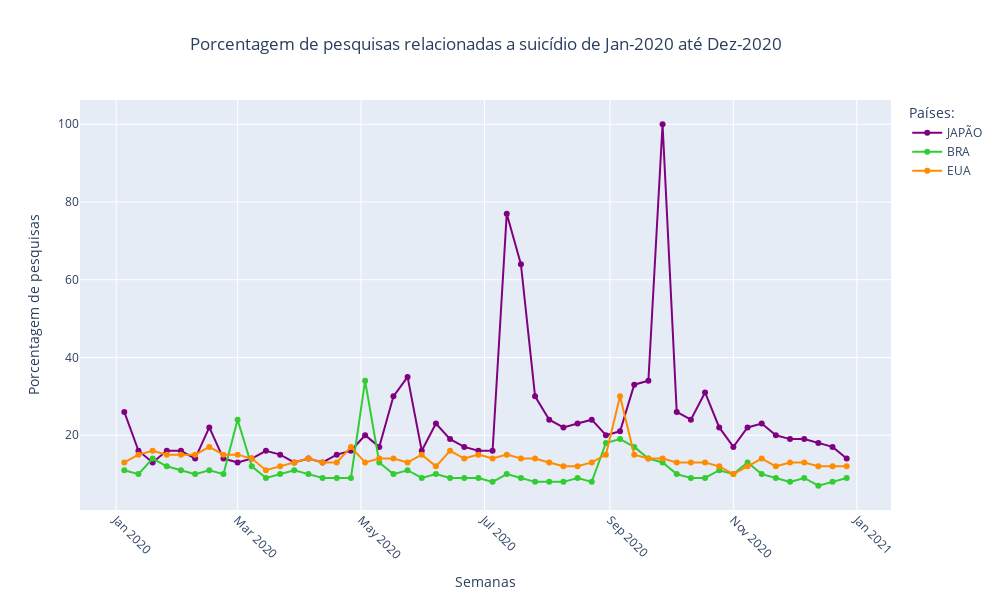

Notebook code cell kept with this figure:
### Code cell
# Gráfico 2

J= go.Scatter(x=bra_eua_jap_searches['Semana'], y=bra_eua_jap_searches['Japão'],
                    mode='lines+markers',
                    name='JAPÃO', line = dict(color='purple', width=2))
B= go.Scatter(x=bra_eua_jap_searches['Semana'], y=bra_eua_jap_searches['Brasil'],
                    mode='lines+markers',
                    name='BRA', line = dict(color='limegreen', width=2))
E= go.Scatter(x=bra_eua_jap_searches['Semana'], y=bra_eua_jap_searches['Estados Unidos'],
                    mode='lines+markers',
                    name='EUA', line = dict(color='darkorange', width=2))
data= [J, B, E]
layout= go.Layout(title={
                    'text' : 'Porcentagem de pesquisas relacionadas a suicídio de Jan-2020 até Dez-2020',
                    'x' : 0.5,
                    'xref' : 'paper',
                    'xanchor' : 'center'},
                   yaxis={'title':'Porcentagem de pesquisas'},
                   xaxis={'title': 'Semanas', 'tickangle' : 45},
                   legend_title="Países:",
                    height=600, width=1000)
fig = go.Figure(data= data, layout=layout)
fig.show()

### Figure 1 — Plotly figure (JSON) as saved in the notebook; plotly's stock layout.template omitted (floating-point values rounded to 4 significant figures)
{"data": [{"line": {"color": "purple", "width": 2}, "mode": "lines+markers", "name": "JAPÃO", "type": "scatter", "x": ["2020-01-05", "2020-01-12", "2020-01-19", "2020-01-26", "2020-02-02", "2020-02-09", "2020-02-16", "2020-02-23", "2020-03-01", "2020-03-08", "2020-03-15", "2020-03-22", "2020-03-29", "2020-04-05", "2020-04-12", "2020-04-19", "2020-04-26", "2020-05-03", "2020-05-10", "2020-05-17", "2020-05-24", "2020-05-31", "2020-06-07", "2020-06-14", "2020-06-21", "2020-06-28", "2020-07-05", "2020-07-12", "2020-07-19", "2020-07-26", "2020-08-02", "2020-08-09", "2020-08-16", "2020-08-23", "2020-08-30", "2020-09-06", "2020-09-13", "2020-09-20", "2020-09-27", "2020-10-04", "2020-10-11", "2020-10-18", "2020-10-25", "2020-11-01", "2020-11-08", "2020-11-15", "2020-11-22", "2020-11-29", "2020-12-06", "2020-12-13", "2020-12-20", "2020-12-27"], "y": [26, 16, 13, 16, 16, 14, 22, 14, 13, 14, 16, 15, 13, 14, 13, 15, 16, 20, 17, 30, 35, 16, 23, 19, 17, 16, 16, 77, 64, 30, 24, 22, 23, 24, 20, 21, 33, 34, 100, 26, 24, 31, 22, 17, 22, 23, 20, 19, 19, 18, 17, 14]}, {"line": {"color": "limegreen", "width": 2}, "mode": "lines+markers", "name": "BRA", "type": "scatter", "x": ["2020-01-05", "2020-01-12", "2020-01-19", "2020-01-26", "2020-02-02", "2020-02-09", "2020-02-16", "2020-02-23", "2020-03-01", "2020-03-08", "2020-03-15", "2020-03-22", "2020-03-29", "2020-04-05", "2020-04-12", "2020-04-19", "2020-04-26", "2020-05-03", "2020-05-10", "2020-05-17", "2020-05-24", "2020-05-31", "2020-06-07", "2020-06-14", "2020-06-21", "2020-06-28", "2020-07-05", "2020-07-12", "2020-07-19", "2020-07-26", "2020-08-02", "2020-08-09", "2020-08-16", "2020-08-23", "2020-08-30", "2020-09-06", "2020-09-13", "2020-09-20", "2020-09-27", "2020-10-04", "2020-10-11", "2020-10-18", "2020-10-25", "2020-11-01", "2020-11-08", "2020-11-15", "2020-11-22", "2020-11-29", "2020-12-06", "2020-12-13", "2020-12-20", "2020-12-27"], "y": [11, 10, 14, 12, 11, 10, 11, 10, 24, 12, 9, 10, 11, 10, 9, 9, 9, 34, 13, 10, 11, 9, 10, 9, 9, 9, 8, 10, 9, 8, 8, 8, 9, 8, 18, 19, 17, 14, 13, 10, 9, 9, 11, 10, 13, 10, 9, 8, 9, 7, 8, 9]}, {"line": {"color": "darkorange", "width": 2}, "mode": "lines+markers", "name": "EUA", "type": "scatter", "x": ["2020-01-05", "2020-01-12", "2020-01-19", "2020-01-26", "2020-02-02", "2020-02-09", "2020-02-16", "2020-02-23", "2020-03-01", "2020-03-08", "2020-03-15", "2020-03-22", "2020-03-29", "2020-04-05", "2020-04-12", "2020-04-19", "2020-04-26", "2020-05-03", "2020-05-10", "2020-05-17", "2020-05-24", "2020-05-31", "2020-06-07", "2020-06-14", "2020-06-21", "2020-06-28", "2020-07-05", "2020-07-12", "2020-07-19", "2020-07-26", "2020-08-02", "2020-08-09", "2020-08-16", "2020-08-23", "2020-08-30", "2020-09-06", "2020-09-13", "2020-09-20", "2020-09-27", "2020-10-04", "2020-10-11", "2020-10-18", "2020-10-25", "2020-11-01", "2020-11-08", "2020-11-15", "2020-11-22", "2020-11-29", "2020-12-06", "2020-12-13", "2020-12-20", "2020-12-27"], "y": [13, 15, 16, 15, 15, 15, 17, 15, 15, 14, 11, 12, 13, 14, 13, 13, 17, 13, 14, 14, 13, 15, 12, 16, 14, 15, 14, 15, 14, 14, 13, 12, 12, 13, 15, 30, 15, 14, 14, 13, 13, 13, 12, 10, 12, 14, 12, 13, 13, 12, 12, 12]}], "layout": {"height": 600, "legend": {"title": {"text": "Países:"}}, "title": {"text": "Porcentagem de pesquisas relacionadas a suicídio de Jan-2020 até Dez-2020", "x": 0.5, "xanchor": "center", "xref": "paper"}, "width": 1000, "xaxis": {"tickangle": 45, "title": {"text": "Semanas"}}, "yaxis": {"title": {"text": "Porcentagem de pesquisas"}}}}
